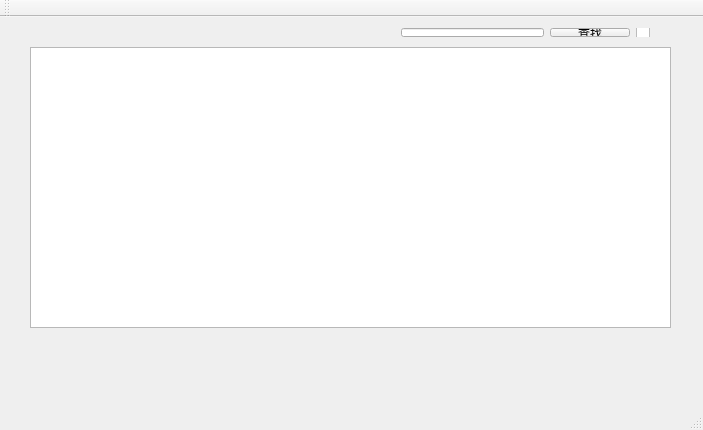
<?xml version="1.0" encoding="UTF-8"?>
<ui version="4.0">
 <class>Qt622Class</class>
 <widget class="QMainWindow" name="Qt622Class">
  <property name="geometry">
   <rect>
    <x>0</x>
    <y>0</y>
    <width>703</width>
    <height>430</height>
   </rect>
  </property>
  <property name="windowTitle">
   <string>人事管理系统</string>
  </property>
  <widget class="QWidget" name="centralWidget">
   <widget class="QTableWidget" name="personTable">
    <property name="enabled">
     <bool>true</bool>
    </property>
    <property name="geometry">
     <rect>
      <x>30</x>
      <y>30</y>
      <width>641</width>
      <height>281</height>
     </rect>
    </property>
   </widget>
   <widget class="QWidget" name="horizontalLayoutWidget">
    <property name="geometry">
     <rect>
      <x>390</x>
      <y>0</y>
      <width>271</width>
      <height>31</height>
     </rect>
    </property>
    <layout class="QHBoxLayout" name="horizontalLayout">
     <item>
      <widget class="QLineEdit" name="lineSearch"/>
     </item>
     <item>
      <widget class="QPushButton" name="buttonSearch">
       <property name="text">
        <string>查找</string>
       </property>
      </widget>
     </item>
     <item>
      <widget class="QCheckBox" name="checkSearch">
       <property name="text">
        <string/>
       </property>
      </widget>
     </item>
    </layout>
   </widget>
  </widget>
  <widget class="QMenuBar" name="menuBar">
   <property name="geometry">
    <rect>
     <x>0</x>
     <y>0</y>
     <width>703</width>
     <height>33</height>
    </rect>
   </property>
  </widget>
  <widget class="QToolBar" name="mainToolBar">
   <attribute name="toolBarArea">
    <enum>TopToolBarArea</enum>
   </attribute>
   <attribute name="toolBarBreak">
    <bool>false</bool>
   </attribute>
  </widget>
  <widget class="QStatusBar" name="statusBar"/>
 </widget>
 <layoutdefault spacing="6" margin="11"/>
 <resources>
  <include location="Qt622.qrc"/>
 </resources>
 <connections/>
</ui>
